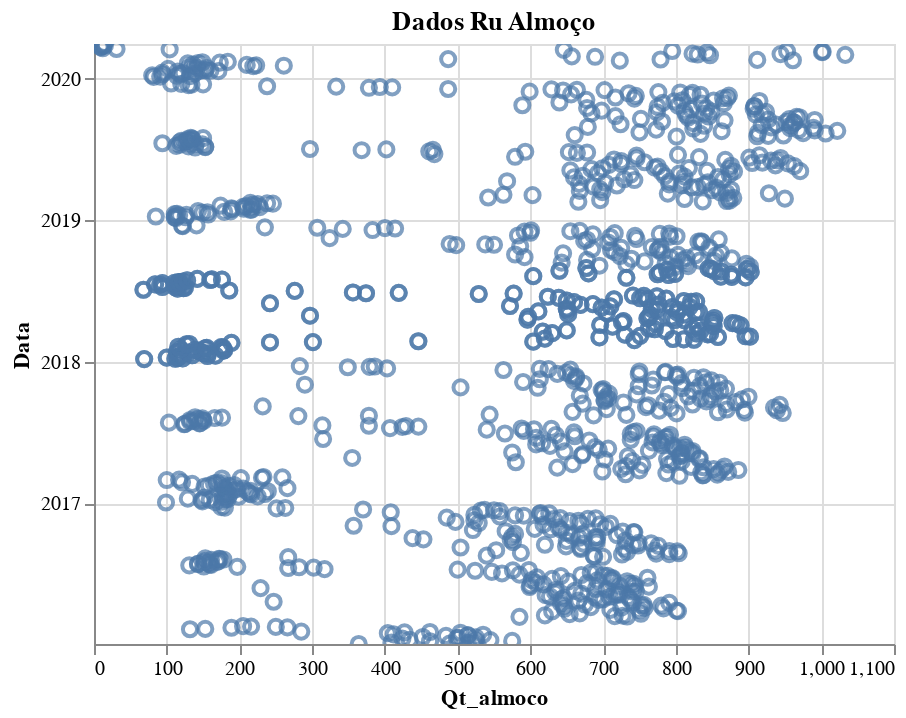

Notebook code cell kept with this figure:
### Markdown cell above
Depois da organização de todos os dados obtidos através do “DataSet-RU”, foi possível fazer as seguintes análises do comportamentos dos usuários do Restaurante Universitário da Universidade Federal do Ceará, situada em Sobral-CE:



1.Normalmente, em média, há 5 momentos em cada semestre que o Restaurante Universitário apresenta almoço e janta nulos.

Os vales em cada gráfico são devidos em grande parte a feriados, mas não apenas a isso, como eventos separados também influenciando o comportamento dos gráficos.

### Code cell
alt.Chart(base_final).mark_point(size=50).encode(
    x = 'Qt_almoco',
    y = 'Data'


).properties(
    title = 'Dados Ru Almoço'
).interactive()

### Figure 1 — Vega-Lite specification as saved in the notebook (floating-point values rounded to 4 significant figures; data arrays with more than 128 entries replaced by an {"elided": "..."} marker saying what was removed)
{"config": {"view": {"continuousWidth": 400, "continuousHeight": 300}}, "data": {"name": "data-873f18c4a353b0193e2308015f15c61a"}, "mark": {"type": "point", "size": 50}, "encoding": {"x": {"field": "Qt_almoco", "type": "quantitative"}, "y": {"field": "Data", "type": "temporal"}}, "selection": {"selector045": {"type": "interval", "bind": "scales", "encodings": ["x", "y"]}}, "title": "Dados Ru Almoço", "$schema": "https://vega.github.io/schema/vega-lite/v4.17.0.json", "datasets": {"data-873f18c4a353b0193e2308015f15c61a": {"elided": "1148 records"}}}
